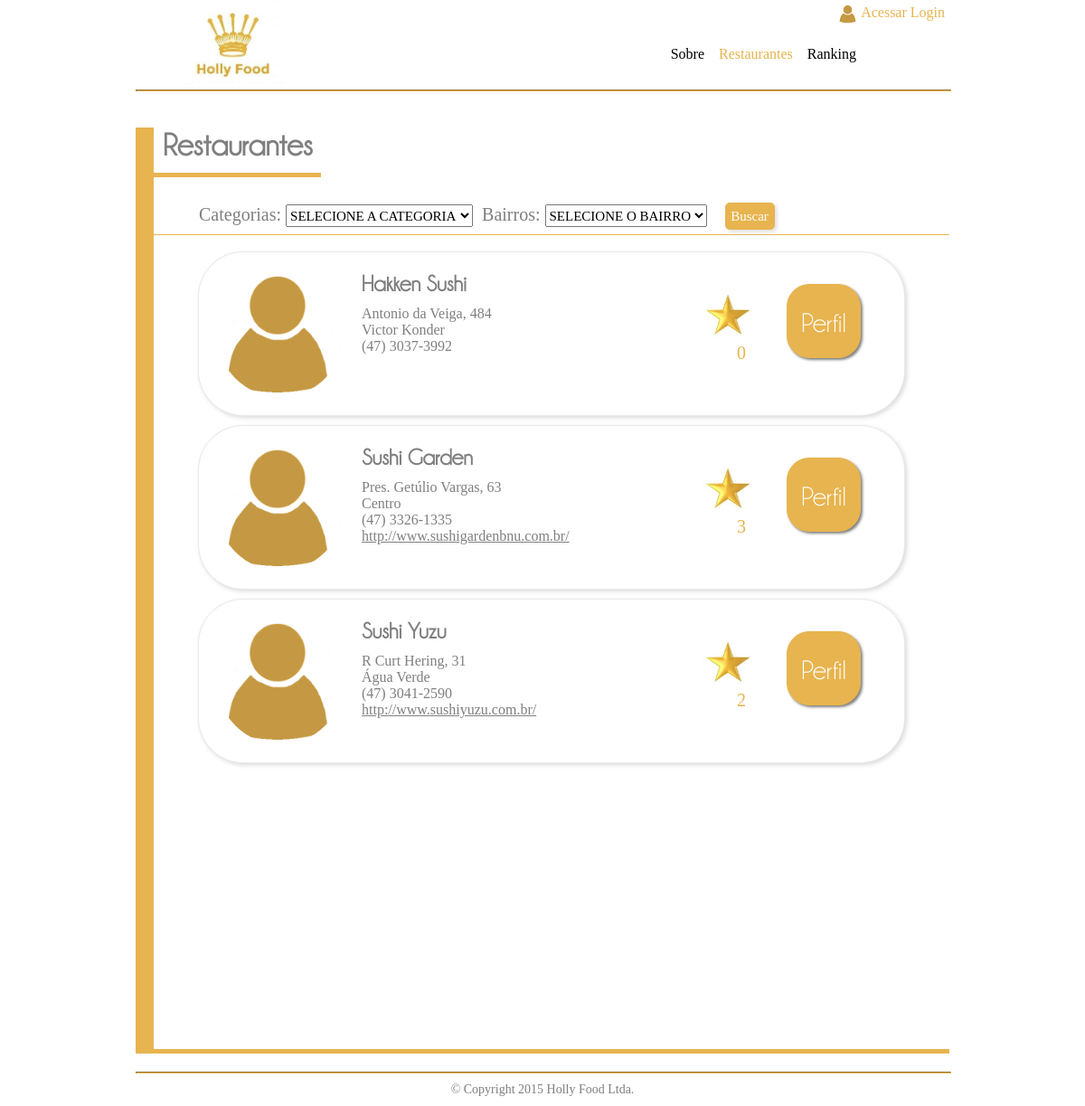
/php/restaurantes.php?cat=10, run on the app's committed database.
### tables this page shows
CREATE TABLE IF NOT EXISTS `tb_restaurantes` (
  `res_codigo` int(11) NOT NULL AUTO_INCREMENT,
  `res_nmfantasia` varchar(70) NOT NULL,
  `res_rzsocial` varchar(70) NOT NULL,
  `res_telefone` varchar(15) NOT NULL,
  `res_cnpj` varchar(18) NOT NULL,
  `res_foto` varchar(45) DEFAULT NULL,
  `res_url` varchar(100) DEFAULT NULL,
  `res_codendereco` int(11) NOT NULL,
  `res_codusuario` int(11) NOT NULL,
  `res_codcategoria` int(11) NOT NULL,
  PRIMARY KEY (`res_codigo`),
  KEY `fk_tb_restaurantes_tb_enderecos1` (`res_codendereco`),
  KEY `fk_tb_restaurantes_tb_usuarios1` (`res_codusuario`),
  KEY `fk_tb_restaurante_tb_categoria1_idx` (`res_codcategoria`)
);

CREATE TABLE IF NOT EXISTS `tb_enderecos` (
  `end_codigo` int(11) NOT NULL AUTO_INCREMENT,
  `end_logradouro` varchar(45) NOT NULL,
  `end_numero` varchar(4) NOT NULL,
  `end_cep` varchar(9) NOT NULL,
  `end_complemento` varchar(50) DEFAULT NULL,
  `end_codbairro` int(11) NOT NULL,
  PRIMARY KEY (`end_codigo`),
  KEY `fk_tb_endereco_tb_bairro1` (`end_codbairro`)
);

CREATE TABLE IF NOT EXISTS `tb_bairros` (
  `bai_codigo` int(11) NOT NULL AUTO_INCREMENT,
  `bai_nome` varchar(45) NOT NULL,
  `bai_codcidade` int(11) NOT NULL,
  PRIMARY KEY (`bai_codigo`),
  KEY `fk_tb_bairros_copy1_tb_cidades_copy11` (`bai_codcidade`)
);

### php/restaurantes.php (the view, shortened to what this page needs)
<!DOCTYPE html>
<html>
	<head>
		<link rel="stylesheet" href="css/estilo.css"/>
		<link rel="stylesheet" href="css/menu.css"/>
		<link rel="stylesheet" href="css/restaurantes.css"/>
		<link rel="stylesheet" href="css/login.css"/>
	</head>
	<body>
		<div id="dPrincipal">
			<div id="dBorde">
				<div id="dTitulo">
					<h2 id="titulo">Restaurantes</h2>
				</div>
				<div id="dLinha"></div>
				<div id="dCategoria">
					<form action="buscaRestaurantes.php" method="post">
						<fieldset>
							<label for="iCadCategoria"> Categorias: </label>
							<select id="iCadCategoria" name="categoria" class="tselect" required>
							<option value="nulo">SELECIONE A CATEGORIA</option>
							</select>
								<label for="iCadBairro"> Bairros: </label>
							<select id="iCadBairro" name="bairro" class="tselect" required>
								<option value="nulo">SELECIONE O BAIRRO</option>
								<?php
									$sql="SELECT * FROM tb_bairros";
								?>
							</select>
							<button id="botao" type="submit">Buscar</button>
						</fieldset>
					</form>
				</div>
				<br/>
				<div id="dCorpo"></br>
					<?php
						if((isset($_GET["cat"]))and(isset($_GET["bai"]))){
							$cat=$_GET["cat"];
							$bai=$_GET["bai"];
							$sql="SELECT * FROM tb_restaurantes,tb_enderecos,tb_bairros WHERE res_codcategoria=$cat AND end_codbairro=$bai AND res_codendereco=end_codigo AND end_codbairro=bai_codigo ORDER BY res_nmfantasia;";
						}elseif(isset($_GET["cat"])){
							$cat=$_GET["cat"];
							$sql="SELECT * FROM tb_restaurantes,tb_enderecos,tb_bairros WHERE res_codcategoria=$cat AND res_codendereco=end_codigo AND end_codbairro=bai_codigo ORDER BY res_nmfantasia;";
						}elseif(isset($_GET["bai"])){
							$bai=$_GET["bai"];
							$sql="SELECT * FROM tb_restaurantes,tb_enderecos,tb_bairros WHERE end_codbairro=$bai AND res_codendereco=end_codigo AND end_codbairro=bai_codigo ORDER BY res_nmfantasia;";
						}else{
							$sql="SELECT * FROM tb_restaurantes,tb_enderecos,tb_bairros WHERE res_codendereco=end_codigo AND end_codbairro=bai_codigo ORDER BY res_nmfantasia;";
						}
						$executar=mysql_query($sql);
						$contador=mysql_num_rows($executar);
						if($contador==0){
							echo "<p id='msg'>Nenhum restaurante encontrado.</p>";
						}else{
							while($coluna=mysql_fetch_array($executar)){
					?>
					<div class="dRest">
						<div class="dCirculo">
							<img class="ImgC" src="imagens/multy-user.png" alt="Posição"/>
						</div>
						<div class="dTexto">
							<?php
								echo "<h2>".$coluna["res_nmfantasia"]."</h2>";
								echo "<p>".$coluna["end_logradouro"].", ".$coluna["end_numero"]."</p>";
								echo "<p>".$coluna["bai_nome"]."</p>";
								echo "<p>".$coluna["res_telefone"]."</p>";
								echo "<a class='site' href='".$coluna["res_url"]."' target='_blank'><p>".$coluna["res_url"]."</p></a>";
							?>
						</div>
						<div class="dEstrela">
							<img class="ImgE" src="imagens/votos/estrela-dourada.jpg" alt="Posição">
							<?php
								$sql2="SELECT COUNT(vot_curtida) AS total FROM tb_votos WHERE vot_curtida=1 AND vot_codrestaurante=".$coluna["res_codigo"].";";
								$executar2=mysql_query($sql2);
								while($coluna2=mysql_fetch_array($executar2)){
									$totalVotos="<p id='PE'>".$coluna2["total"]."</p>";
								}
								echo $totalVotos;
							?>
						</div>
						<?php
							echo "<a href='restaurante.php?rest=".$coluna["res_codigo"]."' target='_blank'>";
						?>
							<div class="dVerPerfil">
								<p class="VP">Perfil</p>
							</div>
						</a>
					</div>
					<?php
							}
						}
					?>
				</div>
			</div>
		</div>
	</body>
</html>

### css/estilo.css (style rules this page uses)
* { margin:0px; padding:0px; font-family:"Century Gothic"; }
hr { width:900px; border-color:#E7B44F; }
#dPrincipal { width:900px; margin:auto; }
#dTopo img { width:115px; margin-left:50px; }
#dRodape { clear:both; }
#dRodape p { text-align:center; color:#7F7F7F; font-size:14px; margin:10px; }

### css/menu.css (style rules this page uses)
#dLogo { float:left; }
#dLoginMenu { float:right; }
#dLinkLogin { float:right; margin:5px; cursor:pointer; }
#dLinkLogin img { width:22px; float:left; padding-right:3px; }
#dLinkLogin p { color:#E7B44F; float:left; }
#dMenu a { color:#000000; text-decoration:none; }
#dMenu ul { float:right; margin-top:12px; margin-right:5px; clear:both; }
#dMenu li { float:left; padding:8px; list-style:none; font-size:16px; }
#dMenu li.ativo { color:#E7B44F; }
#dMenu li.deslogado { margin-right:90px; }
hr.espacoTop { margin-top:20px; }

### css/restaurantes.css (style rules this page uses)
h2 { color: #7F7F7F; font-size: 25px; margin-bottom:10px; font-family:CeL; }
#titulo { margin:40px 10px 10px 10px; font-size: 35px; }
#dLinha { background-color:#E7B44F; margin-top: 2px; width: 185px; height: 5px; }
#dBorde { border-left: 20px solid #E7B44F; border-bottom: 5px solid #E7B44F; margin-top:30px; }
#dBorde fieldset { font-size:20px; color: #7F7F7F; border: none; margin: 10px auto auto 50px; }
.tselect { height:25px; font-size:15px; margin-right:5px; }
#botao { height:30px; width:55px; font-family:Century Gothic; margin-left:10px; font-size: 15px; color:#FFFFFF; background-color:#E7B44F; border-radius:5px; border: 1px solid #E7B44F; cursor:pointer; box-shadow: 2px 2px 5px #DBDBDB; }
#dCorpo { background-color: #FFFFFF; border-top: 1px solid #E7B44F; margin-top: -35px; width: auto; height: 900px; overflow-y: scroll; }
.dRest { background-color: #FFFFFF; border: 1px solid rgba(147,147,147,0.2); border-radius: 50px 50px 50px 50px; margin: 15px; width: 780px; height: 180px; margin: auto; margin-bottom: 10px; box-shadow: 2px 2px 5px #DBDBDB; -webkit-box-shadow: 2px 2px 5px #DBDBDB; -moz-box-shadow: 2px 2px 5px #DBDBDB; }
.dCirculo { background-color: #FFFFFF; border-radius: 100px; margin: 20px 20px 0px 20px; width: 140px; height: 140px; float: left; text-align: center; }
.ImgC { border-radius: 100px; text-align: center; width: 140px; height: 140px; }
.dTexto { background-color: #FFFFFF; color:#7f7f7f; width: 350px; height: 150px; float: left; text-align: left; margin: 20px 20px 0px 0px; }
.site { color:#7f7f7f; }
.dEstrela { float: left; text-align: center; width: 100px; height: 180px; font-size: 20px; color: #E7B44F; }
.ImgE { text-align: center; margin: 45px 30px 0px 0px; width: 70px; height: 50px; }
.dVerPerfil { background-color: #E7B44F; border-radius: 25px; border: 1px solid #E7B44F; float: left; margin-top:35px; text-align: center; width: 80px; height: 80px; box-shadow:2px 2px 3px #7f7f7f; }
.VP { color:white; font-size: 30px; margin-top:25px; text-align: center; font-family:Cel; }

### data on the page
tb_restaurantes: res_nmfantasia "Hakken Sushi", tb_enderecos.end_logradouro "Antonio da Veiga", tb_enderecos.end_numero "484", tb_bairros.bai_nome "Victor Konder", res_telefone "(47) 3037-3992", total "0"
tb_restaurantes: res_nmfantasia "Sushi Garden", tb_enderecos.end_logradouro "Pres. Getúlio Vargas", tb_enderecos.end_numero "63", tb_bairros.bai_nome "Centro", res_telefone "(47) 3326-1335", res_url "http://www.sushigardenbnu.com.br/", total "3"
tb_restaurantes: res_nmfantasia "Sushi Yuzu", tb_enderecos.end_logradouro "R Curt Hering", tb_enderecos.end_numero "31", tb_bairros.bai_nome "Água Verde", res_telefone "(47) 3041-2590", res_url "http://www.sushiyuzu.com.br/", total "2"
